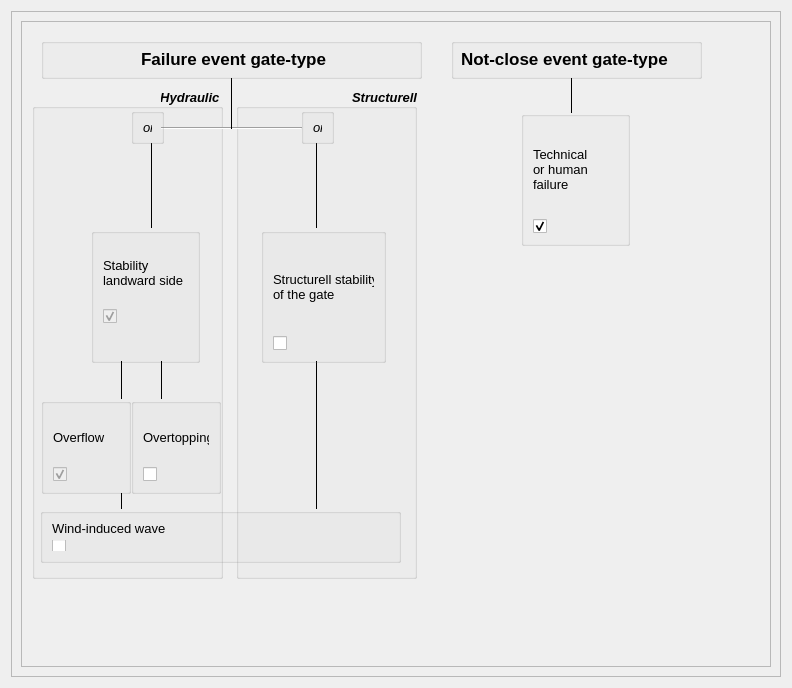
<?xml version="1.0" encoding="UTF-8"?>
<ui version="4.0">
 <class>FplGui_Faulttree_Gate_Wid</class>
 <widget class="QWidget" name="FplGui_Faulttree_Gate_Wid">
  <property name="geometry">
   <rect>
    <x>0</x>
    <y>0</y>
    <width>792</width>
    <height>688</height>
   </rect>
  </property>
  <property name="windowTitle">
   <string>Form</string>
  </property>
  <layout class="QHBoxLayout" name="horizontalLayout_3">
   <item>
    <widget class="QScrollArea" name="scrollArea">
     <property name="widgetResizable">
      <bool>true</bool>
     </property>
     <widget class="QWidget" name="scrollAreaWidgetContents">
      <property name="geometry">
       <rect>
        <x>0</x>
        <y>0</y>
        <width>772</width>
        <height>668</height>
       </rect>
      </property>
      <layout class="QHBoxLayout" name="horizontalLayout_2">
       <item>
        <widget class="QFrame" name="frame">
         <property name="minimumSize">
          <size>
           <width>690</width>
           <height>571</height>
          </size>
         </property>
         <property name="frameShape">
          <enum>QFrame::StyledPanel</enum>
         </property>
         <property name="frameShadow">
          <enum>QFrame::Raised</enum>
         </property>
         <widget class="Line" name="line_6">
          <property name="geometry">
           <rect>
            <x>140</x>
            <y>97</y>
            <width>141</width>
            <height>21</height>
           </rect>
          </property>
          <property name="orientation">
           <enum>Qt::Horizontal</enum>
          </property>
         </widget>
         <widget class="QGroupBox" name="groupBox_failure_7">
          <property name="geometry">
           <rect>
            <x>20</x>
            <y>377</y>
            <width>90</width>
            <height>96</height>
           </rect>
          </property>
          <property name="autoFillBackground">
           <bool>false</bool>
          </property>
          <property name="title">
           <string/>
          </property>
          <property name="alignment">
           <set>Qt::AlignLeading|Qt::AlignLeft|Qt::AlignTop</set>
          </property>
          <property name="flat">
           <bool>false</bool>
          </property>
          <layout class="QVBoxLayout" name="verticalLayout_3">
           <item>
            <widget class="QLabel" name="label_7">
             <property name="font">
              <font>
               <pointsize>10</pointsize>
              </font>
             </property>
             <property name="text">
              <string>Overflow</string>
             </property>
            </widget>
           </item>
           <item>
            <widget class="QCheckBox" name="checkBox_overflow">
             <property name="enabled">
              <bool>false</bool>
             </property>
             <property name="toolTip">
              <string>It can not be changed!</string>
             </property>
             <property name="text">
              <string/>
             </property>
             <property name="icon">
              <iconset resource="../../../system_sys/source_code/gui/resources/system_sys_resource.qrc">
               <normaloff>:/gate_overflow_icon</normaloff>:/gate_overflow_icon</iconset>
             </property>
             <property name="iconSize">
              <size>
               <width>50</width>
               <height>50</height>
              </size>
             </property>
             <property name="checkable">
              <bool>true</bool>
             </property>
             <property name="checked">
              <bool>true</bool>
             </property>
             <property name="tristate">
              <bool>false</bool>
             </property>
            </widget>
           </item>
          </layout>
         </widget>
         <widget class="Line" name="line_18">
          <property name="geometry">
           <rect>
            <x>90</x>
            <y>472</y>
            <width>20</width>
            <height>16</height>
           </rect>
          </property>
          <property name="frameShadow">
           <enum>QFrame::Plain</enum>
          </property>
          <property name="orientation">
           <enum>Qt::Vertical</enum>
          </property>
         </widget>
         <widget class="QGroupBox" name="groupBox_failure">
          <property name="geometry">
           <rect>
            <x>20</x>
            <y>17</y>
            <width>381</width>
            <height>41</height>
           </rect>
          </property>
          <property name="autoFillBackground">
           <bool>false</bool>
          </property>
          <property name="title">
           <string/>
          </property>
          <property name="alignment">
           <set>Qt::AlignLeading|Qt::AlignLeft|Qt::AlignTop</set>
          </property>
          <property name="flat">
           <bool>false</bool>
          </property>
          <widget class="QLabel" name="label">
           <property name="geometry">
            <rect>
             <x>100</x>
             <y>10</y>
             <width>201</width>
             <height>21</height>
            </rect>
           </property>
           <property name="font">
            <font>
             <pointsize>13</pointsize>
             <weight>75</weight>
             <bold>true</bold>
            </font>
           </property>
           <property name="text">
            <string>Failure event gate-type</string>
           </property>
          </widget>
         </widget>
         <widget class="Line" name="line_17">
          <property name="geometry">
           <rect>
            <x>285</x>
            <y>122</y>
            <width>20</width>
            <height>85</height>
           </rect>
          </property>
          <property name="frameShadow">
           <enum>QFrame::Plain</enum>
          </property>
          <property name="orientation">
           <enum>Qt::Vertical</enum>
          </property>
         </widget>
         <widget class="Line" name="line_5">
          <property name="geometry">
           <rect>
            <x>200</x>
            <y>57</y>
            <width>20</width>
            <height>51</height>
           </rect>
          </property>
          <property name="frameShadow">
           <enum>QFrame::Plain</enum>
          </property>
          <property name="orientation">
           <enum>Qt::Vertical</enum>
          </property>
         </widget>
         <widget class="QGroupBox" name="groupBox_failure_5">
          <property name="geometry">
           <rect>
            <x>70</x>
            <y>207</y>
            <width>109</width>
            <height>135</height>
           </rect>
          </property>
          <property name="autoFillBackground">
           <bool>false</bool>
          </property>
          <property name="title">
           <string/>
          </property>
          <property name="alignment">
           <set>Qt::AlignLeading|Qt::AlignLeft|Qt::AlignTop</set>
          </property>
          <property name="flat">
           <bool>false</bool>
          </property>
          <layout class="QVBoxLayout" name="verticalLayout_4">
           <item>
            <widget class="QLabel" name="label_5">
             <property name="font">
              <font>
               <pointsize>10</pointsize>
              </font>
             </property>
             <property name="text">
              <string>
Stability 
landward side
</string>
             </property>
            </widget>
           </item>
           <item>
            <widget class="QCheckBox" name="checkBox_ero_landward">
             <property name="enabled">
              <bool>false</bool>
             </property>
             <property name="font">
              <font>
               <pointsize>15</pointsize>
              </font>
             </property>
             <property name="toolTip">
              <string>It can not be changed!</string>
             </property>
             <property name="text">
              <string/>
             </property>
             <property name="checked">
              <bool>true</bool>
             </property>
            </widget>
           </item>
           <item>
            <spacer name="verticalSpacer">
             <property name="orientation">
              <enum>Qt::Vertical</enum>
             </property>
             <property name="sizeHint" stdset="0">
              <size>
               <width>20</width>
               <height>45</height>
              </size>
             </property>
            </spacer>
           </item>
          </layout>
         </widget>
         <widget class="QGroupBox" name="groupBox">
          <property name="geometry">
           <rect>
            <x>11</x>
            <y>67</y>
            <width>191</width>
            <height>491</height>
           </rect>
          </property>
          <property name="font">
           <font>
            <pointsize>10</pointsize>
            <weight>75</weight>
            <italic>true</italic>
            <bold>true</bold>
           </font>
          </property>
          <property name="title">
           <string>Hydraulic </string>
          </property>
          <property name="alignment">
           <set>Qt::AlignRight|Qt::AlignTrailing|Qt::AlignVCenter</set>
          </property>
         </widget>
         <widget class="Line" name="line_9">
          <property name="geometry">
           <rect>
            <x>90</x>
            <y>340</y>
            <width>20</width>
            <height>38</height>
           </rect>
          </property>
          <property name="frameShadow">
           <enum>QFrame::Plain</enum>
          </property>
          <property name="orientation">
           <enum>Qt::Vertical</enum>
          </property>
         </widget>
         <widget class="QGroupBox" name="groupBox_failure_8">
          <property name="geometry">
           <rect>
            <x>19</x>
            <y>487</y>
            <width>361</width>
            <height>55</height>
           </rect>
          </property>
          <property name="autoFillBackground">
           <bool>false</bool>
          </property>
          <property name="title">
           <string/>
          </property>
          <property name="alignment">
           <set>Qt::AlignLeading|Qt::AlignLeft|Qt::AlignTop</set>
          </property>
          <property name="flat">
           <bool>false</bool>
          </property>
          <layout class="QVBoxLayout" name="verticalLayout">
           <item>
            <widget class="QLabel" name="label_8">
             <property name="font">
              <font>
               <pointsize>10</pointsize>
               <weight>50</weight>
               <bold>false</bold>
              </font>
             </property>
             <property name="text">
              <string>Wind-induced wave</string>
             </property>
            </widget>
           </item>
           <item>
            <widget class="QCheckBox" name="checkBox_wind_wave">
             <property name="text">
              <string/>
             </property>
            </widget>
           </item>
          </layout>
         </widget>
         <widget class="Line" name="line_11">
          <property name="geometry">
           <rect>
            <x>120</x>
            <y>122</y>
            <width>20</width>
            <height>85</height>
           </rect>
          </property>
          <property name="frameShadow">
           <enum>QFrame::Plain</enum>
          </property>
          <property name="orientation">
           <enum>Qt::Vertical</enum>
          </property>
         </widget>
         <widget class="QGroupBox" name="groupBox_failure_12">
          <property name="geometry">
           <rect>
            <x>110</x>
            <y>87</y>
            <width>33</width>
            <height>36</height>
           </rect>
          </property>
          <property name="autoFillBackground">
           <bool>false</bool>
          </property>
          <property name="title">
           <string/>
          </property>
          <property name="alignment">
           <set>Qt::AlignLeading|Qt::AlignLeft|Qt::AlignTop</set>
          </property>
          <property name="flat">
           <bool>false</bool>
          </property>
          <layout class="QHBoxLayout" name="horizontalLayout_5">
           <item>
            <widget class="QLabel" name="label_12">
             <property name="font">
              <font>
               <pointsize>10</pointsize>
               <italic>true</italic>
              </font>
             </property>
             <property name="text">
              <string>or</string>
             </property>
            </widget>
           </item>
          </layout>
         </widget>
         <widget class="QGroupBox" name="groupBox_failure_2">
          <property name="geometry">
           <rect>
            <x>280</x>
            <y>87</y>
            <width>33</width>
            <height>36</height>
           </rect>
          </property>
          <property name="autoFillBackground">
           <bool>false</bool>
          </property>
          <property name="title">
           <string/>
          </property>
          <property name="alignment">
           <set>Qt::AlignLeading|Qt::AlignLeft|Qt::AlignTop</set>
          </property>
          <property name="flat">
           <bool>false</bool>
          </property>
          <layout class="QHBoxLayout" name="horizontalLayout">
           <item>
            <widget class="QLabel" name="label_2">
             <property name="font">
              <font>
               <pointsize>10</pointsize>
               <italic>true</italic>
              </font>
             </property>
             <property name="text">
              <string>or</string>
             </property>
            </widget>
           </item>
          </layout>
         </widget>
         <widget class="QGroupBox" name="groupBox_3">
          <property name="geometry">
           <rect>
            <x>215</x>
            <y>67</y>
            <width>181</width>
            <height>491</height>
           </rect>
          </property>
          <property name="font">
           <font>
            <pointsize>10</pointsize>
            <weight>75</weight>
            <italic>true</italic>
            <bold>true</bold>
           </font>
          </property>
          <property name="title">
           <string>Structurell</string>
          </property>
          <property name="alignment">
           <set>Qt::AlignRight|Qt::AlignTrailing|Qt::AlignVCenter</set>
          </property>
          <widget class="Line" name="line_19">
           <property name="geometry">
            <rect>
             <x>70</x>
             <y>273</y>
             <width>20</width>
             <height>148</height>
            </rect>
           </property>
           <property name="frameShadow">
            <enum>QFrame::Plain</enum>
           </property>
           <property name="orientation">
            <enum>Qt::Vertical</enum>
           </property>
          </widget>
         </widget>
         <widget class="QGroupBox" name="groupBox_failure_16">
          <property name="geometry">
           <rect>
            <x>240</x>
            <y>207</y>
            <width>125</width>
            <height>135</height>
           </rect>
          </property>
          <property name="autoFillBackground">
           <bool>false</bool>
          </property>
          <property name="title">
           <string/>
          </property>
          <property name="alignment">
           <set>Qt::AlignLeading|Qt::AlignLeft|Qt::AlignTop</set>
          </property>
          <property name="flat">
           <bool>false</bool>
          </property>
          <layout class="QVBoxLayout" name="verticalLayout_9">
           <item>
            <widget class="QLabel" name="label_17">
             <property name="font">
              <font>
               <pointsize>10</pointsize>
              </font>
             </property>
             <property name="text">
              <string>Structurell stability 
of the gate</string>
             </property>
             <property name="alignment">
              <set>Qt::AlignLeading|Qt::AlignLeft|Qt::AlignVCenter</set>
             </property>
            </widget>
           </item>
           <item>
            <widget class="QCheckBox" name="checkBox_structure">
             <property name="text">
              <string/>
             </property>
             <property name="icon">
              <iconset resource="../../../system_sys/source_code/gui/resources/system_sys_resource.qrc">
               <normaloff>:/gate_struct_icon</normaloff>:/gate_struct_icon</iconset>
             </property>
             <property name="iconSize">
              <size>
               <width>50</width>
               <height>50</height>
              </size>
             </property>
            </widget>
           </item>
          </layout>
         </widget>
         <widget class="QGroupBox" name="groupBox_failure_6">
          <property name="geometry">
           <rect>
            <x>110</x>
            <y>377</y>
            <width>90</width>
            <height>96</height>
           </rect>
          </property>
          <property name="autoFillBackground">
           <bool>false</bool>
          </property>
          <property name="title">
           <string/>
          </property>
          <property name="alignment">
           <set>Qt::AlignLeading|Qt::AlignLeft|Qt::AlignTop</set>
          </property>
          <property name="flat">
           <bool>false</bool>
          </property>
          <layout class="QVBoxLayout" name="verticalLayout_2">
           <item>
            <widget class="QLabel" name="label_6">
             <property name="font">
              <font>
               <pointsize>10</pointsize>
              </font>
             </property>
             <property name="text">
              <string>Overtopping</string>
             </property>
            </widget>
           </item>
           <item>
            <widget class="QCheckBox" name="checkBox_overtopping">
             <property name="text">
              <string/>
             </property>
             <property name="icon">
              <iconset resource="../../../system_sys/source_code/gui/resources/system_sys_resource.qrc">
               <normaloff>:/gate_overtop_icon</normaloff>:/gate_overtop_icon</iconset>
             </property>
             <property name="iconSize">
              <size>
               <width>50</width>
               <height>50</height>
              </size>
             </property>
            </widget>
           </item>
          </layout>
         </widget>
         <widget class="Line" name="line_14">
          <property name="geometry">
           <rect>
            <x>130</x>
            <y>340</y>
            <width>20</width>
            <height>38</height>
           </rect>
          </property>
          <property name="frameShadow">
           <enum>QFrame::Plain</enum>
          </property>
          <property name="orientation">
           <enum>Qt::Vertical</enum>
          </property>
         </widget>
         <widget class="QGroupBox" name="groupBox_failure_3">
          <property name="geometry">
           <rect>
            <x>430</x>
            <y>17</y>
            <width>251</width>
            <height>41</height>
           </rect>
          </property>
          <property name="autoFillBackground">
           <bool>false</bool>
          </property>
          <property name="title">
           <string/>
          </property>
          <property name="alignment">
           <set>Qt::AlignLeading|Qt::AlignLeft|Qt::AlignTop</set>
          </property>
          <property name="flat">
           <bool>false</bool>
          </property>
          <widget class="QLabel" name="label_4">
           <property name="geometry">
            <rect>
             <x>10</x>
             <y>10</y>
             <width>231</width>
             <height>21</height>
            </rect>
           </property>
           <property name="font">
            <font>
             <pointsize>13</pointsize>
             <weight>75</weight>
             <bold>true</bold>
            </font>
           </property>
           <property name="text">
            <string>Not-close event gate-type</string>
           </property>
          </widget>
         </widget>
         <widget class="QGroupBox" name="groupBox_failure_9">
          <property name="geometry">
           <rect>
            <x>500</x>
            <y>90</y>
            <width>109</width>
            <height>135</height>
           </rect>
          </property>
          <property name="autoFillBackground">
           <bool>false</bool>
          </property>
          <property name="title">
           <string/>
          </property>
          <property name="alignment">
           <set>Qt::AlignLeading|Qt::AlignLeft|Qt::AlignTop</set>
          </property>
          <property name="flat">
           <bool>false</bool>
          </property>
          <layout class="QVBoxLayout" name="verticalLayout_5">
           <item>
            <widget class="QLabel" name="label_9">
             <property name="enabled">
              <bool>true</bool>
             </property>
             <property name="font">
              <font>
               <pointsize>10</pointsize>
              </font>
             </property>
             <property name="text">
              <string>Technical 
or human
failure</string>
             </property>
            </widget>
           </item>
           <item>
            <widget class="QCheckBox" name="checkBox_not_close">
             <property name="enabled">
              <bool>true</bool>
             </property>
             <property name="font">
              <font>
               <pointsize>15</pointsize>
              </font>
             </property>
             <property name="toolTip">
              <string>It can not be changed!</string>
             </property>
             <property name="text">
              <string/>
             </property>
             <property name="icon">
              <iconset resource="../../../system_sys/source_code/gui/resources/system_sys_resource.qrc">
               <normaloff>:/gate_notcloseicon</normaloff>:/gate_notcloseicon</iconset>
             </property>
             <property name="iconSize">
              <size>
               <width>50</width>
               <height>50</height>
              </size>
             </property>
             <property name="checked">
              <bool>true</bool>
             </property>
            </widget>
           </item>
          </layout>
         </widget>
         <widget class="Line" name="line_20">
          <property name="geometry">
           <rect>
            <x>540</x>
            <y>57</y>
            <width>20</width>
            <height>35</height>
           </rect>
          </property>
          <property name="frameShadow">
           <enum>QFrame::Plain</enum>
          </property>
          <property name="orientation">
           <enum>Qt::Vertical</enum>
          </property>
         </widget>
         <zorder>groupBox_3</zorder>
         <zorder>groupBox</zorder>
         <zorder>line_6</zorder>
         <zorder>groupBox_failure_7</zorder>
         <zorder>line_18</zorder>
         <zorder>groupBox_failure</zorder>
         <zorder>line_17</zorder>
         <zorder>line_5</zorder>
         <zorder>groupBox_failure_5</zorder>
         <zorder>line_9</zorder>
         <zorder>groupBox_failure_8</zorder>
         <zorder>line_11</zorder>
         <zorder>groupBox_failure_12</zorder>
         <zorder>groupBox_failure_2</zorder>
         <zorder>groupBox_failure_16</zorder>
         <zorder>groupBox_failure_6</zorder>
         <zorder>line_14</zorder>
         <zorder>groupBox_failure_3</zorder>
         <zorder>groupBox_failure_9</zorder>
         <zorder>line_20</zorder>
        </widget>
       </item>
      </layout>
     </widget>
    </widget>
   </item>
  </layout>
 </widget>
 <resources>
  <include location="../../../system_sys/source_code/gui/resources/system_sys_resource.qrc"/>
  <include location="../../../system_sys/source_code/gui/resources/system_sys_resource.qrc"/>
  <include location="../../../system_sys/source_code/gui/resources/system_sys_resource.qrc"/>
 </resources>
 <connections/>
</ui>
